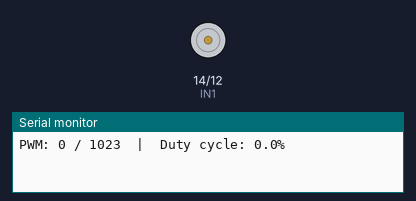
This sketch was run on a simulated Arduino Uno, built with avr-gcc and run on an emulated ATmega328P. Parts: motor-driver pin pairs drawn as motors (green arrow = first pin HIGH = forward, orange = second pin HIGH = backward, longer = more drive), the last lines printed to the serial monitor.

Above: at 0.5 s.
At 6.0 s:
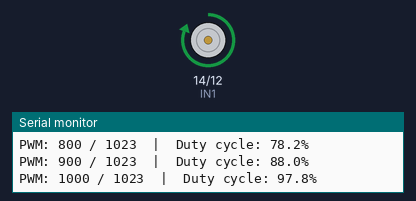
Timing chart, 0 to 16.9 s (numbered marks = the images above):
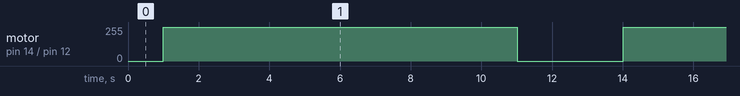

The sketch:

L298.ino
```cpp
#define IN1 14  // D5
#define IN2 12  // D6

void setup() {
  Serial.begin(115200);

  pinMode(IN1, OUTPUT);
  pinMode(IN2, OUTPUT);

  digitalWrite(IN2, LOW);  // chọn hướng quay (IN1 PWM)
}

void loop() {
  // Tăng tốc từ 0 -> 1023
  for (int speed = 0; speed <= 1023; speed += 100) {
    analogWrite(IN1, speed);

    // ---- LOG SPEED ----
    float duty = speed / 1023.0 * 100.0;
    Serial.print("PWM: ");
    Serial.print(speed);
    Serial.print(" / 1023  |  Duty cycle: ");
    Serial.print(duty, 1);
    Serial.println("%");

    delay(500); // chậm cho bạn đo điện áp
  }

  delay(1000);

  // Giảm tốc từ 1023 -> 0
  for (int speed = 1023; speed >= 0; speed -= 100) {
    analogWrite(IN1, speed);

    // ---- LOG SPEED ----
    float duty = speed / 1023.0 * 100.0;
    Serial.print("PWM: ");
    Serial.print(speed);
    Serial.print(" / 1023  |  Duty cycle: ");
    Serial.print(duty, 1);
    Serial.println("%");

    delay(500);
  }

  delay(1000);
}
```

Measured:
- by itself, motor on pin 14 (IN1) / pin 12 (IN2): alternates forward 255/255 for 10.0 s and stopped for 3.0 s
